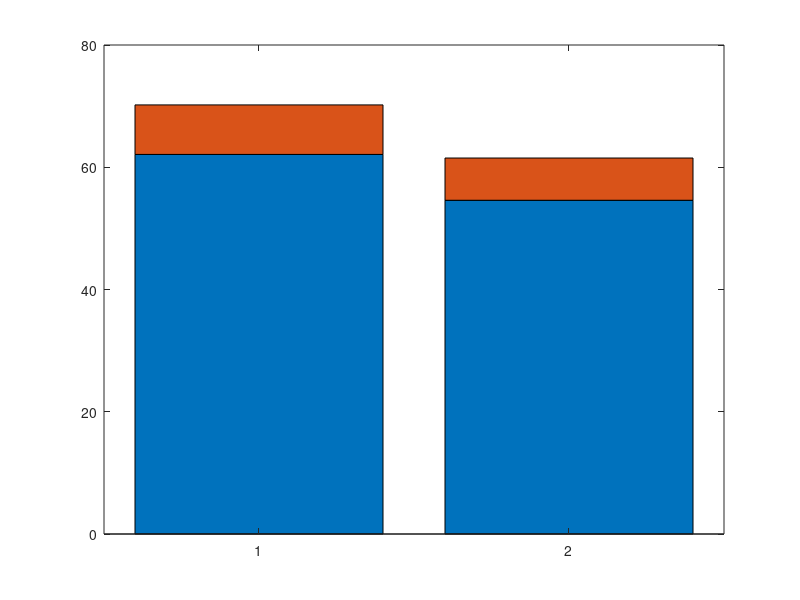

The MATLAB script that drew this image: (Note: this script raises an error after producing the figure.)
x=[1,2];
y=[62.1,54.6; 8.1,6.91]';
b = bar(x,y,'stacked');

b(1).FaceColor = [0.6 0.6 0.6];
b(2).FaceColor = [0.9 0.9 0.9];


text(0.95,64.2,num2str(62.1));
text(1.95,56.8,num2str(54.6));

text(0.95,72.2,num2str(70.2));
text(1.95,63.6,num2str(61.5));

ylabel('Prediction Accuracy/%');
legend('LMT','Joint Prediction');
set(gca,'xticklabel',{'iPhone 6s','MI 3'});